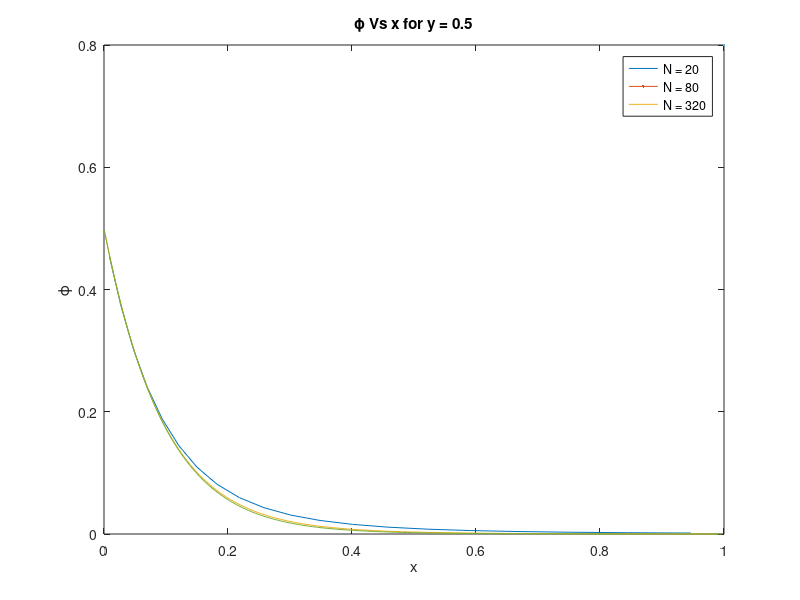
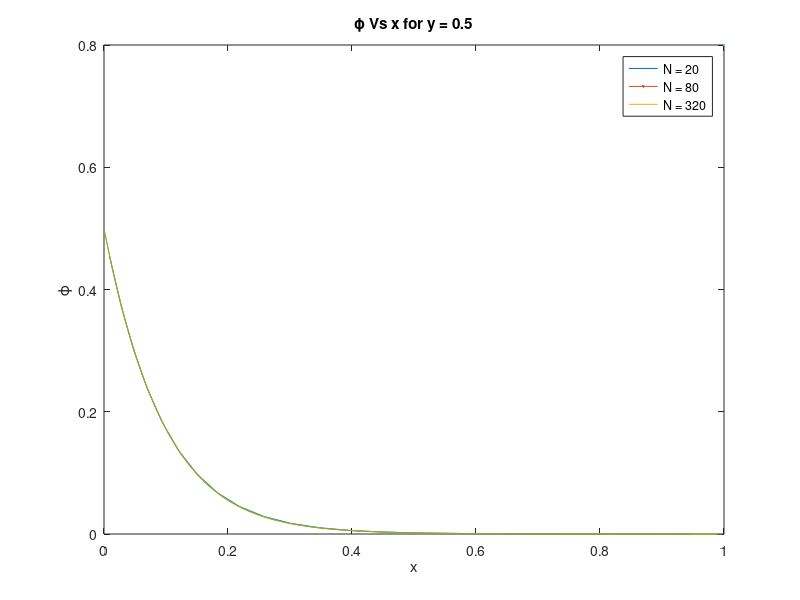

MATLAB code to generate these figures, in order:
clear all;
close all;
clc;

% Question 5

load('solution.mat');       % loading the solution matrices obtained from Q4

y = [10; 40; 160];          % center of CV just below point y = 0.5 
x = cell(3,1); phi = cell(3,1); PHI = cell(3,1);
x{1,1} = x1; x{2,1} = x2; x{3,1} = x3;
phi{1,1} = phi1; phi{2,1} = phi2; phi{3,1} = phi3;
PHI{1,1} = PHI1; PHI{2,1} = PHI2; PHI{3,1} = PHI3;

% Plotting ɸ(x,y=0.5) vs x for UDS solution
figure;

for k=1:3

    plot(x{k,1}, (phi{k,1}(y(k),:)+phi{k,1}(y(k)+1,:))/2 , LineWidth=0.8);
    if k~= 3
        hold on;
    end
end

xlabel('x');
ylabel('ɸ');
title('ɸ Vs x for y = 0.5')
legend('N = 20', 'N = 80', 'N = 320');

% Plotting ɸ(x,y=0.5) vs x for CDS solution
figure;

for k=1:3

    plot(x{k,1}, (PHI{k,1}(y(k),:)+PHI{k,1}(y(k)+1,:))/2 , LineWidth=0.8);
    if k~= 3
        hold on;
    end
end

xlabel('x');
ylabel('ɸ');
title('ɸ Vs x for y = 0.5')
legend('N = 20', 'N = 80', 'N = 320');


